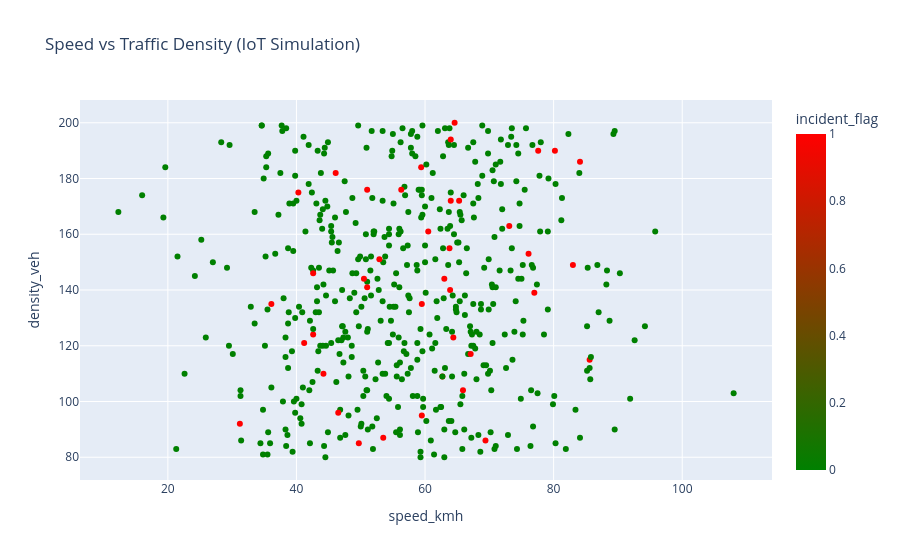

Source (notebook cell):
### Code cell
fig2 = px.scatter(df_iot, x="speed_kmh", y="density_veh",
                  color="incident_flag",
                  hover_data=["highway", "condition"],
                  title="Speed vs Traffic Density (IoT Simulation)",
                  color_continuous_scale=["green", "red"])
fig2.write_html("../data/chart_iot.html")
fig2.show()

### Figure 1 — Plotly figure (JSON) as saved in the notebook; plotly's stock layout.template omitted (floating-point values rounded to 4 significant figures; data arrays with more than 128 entries replaced by an {"elided": "..."} marker saying what was removed)
{"data": [{"customdata": {"elided": "500x2 str values"}, "hovertemplate": "speed_kmh=%{x}<br>density_veh=%{y}<br>highway=%{customdata[0]}<br>condition=%{customdata[1]}<br>incident_flag=%{marker.color}<extra></extra>", "legendgroup": "", "marker": {"color": {"elided": "500 int values"}, "coloraxis": "coloraxis", "symbol": "circle"}, "mode": "markers", "name": "", "orientation": "v", "showlegend": false, "type": "scatter", "x": {"elided": "500 float values"}, "xaxis": "x", "y": {"elided": "500 int values"}, "yaxis": "y"}], "layout": {"coloraxis": {"colorbar": {"title": {"text": "incident_flag"}}, "colorscale": [[0, "green"], [1, "red"]]}, "legend": {"tracegroupgap": 0}, "title": {"text": "Speed vs Traffic Density (IoT Simulation)"}, "xaxis": {"anchor": "y", "domain": [0, 1], "title": {"text": "speed_kmh"}}, "yaxis": {"anchor": "x", "domain": [0, 1], "title": {"text": "density_veh"}}}}
